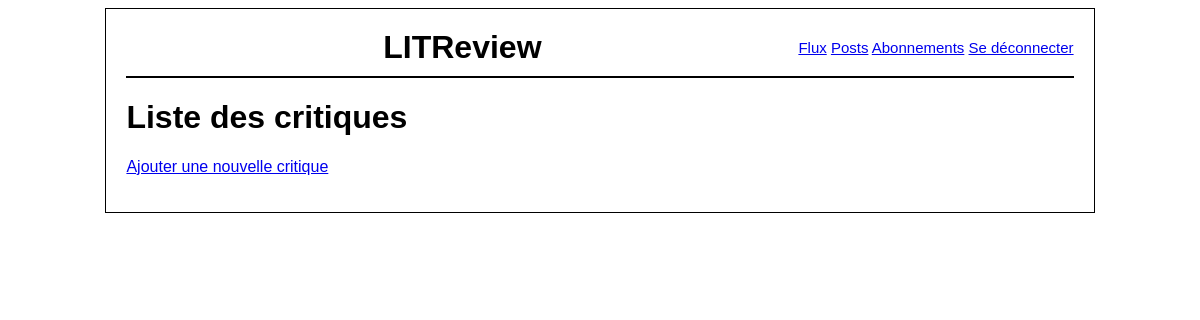
/review/, run on an earlier commit of the app's database.
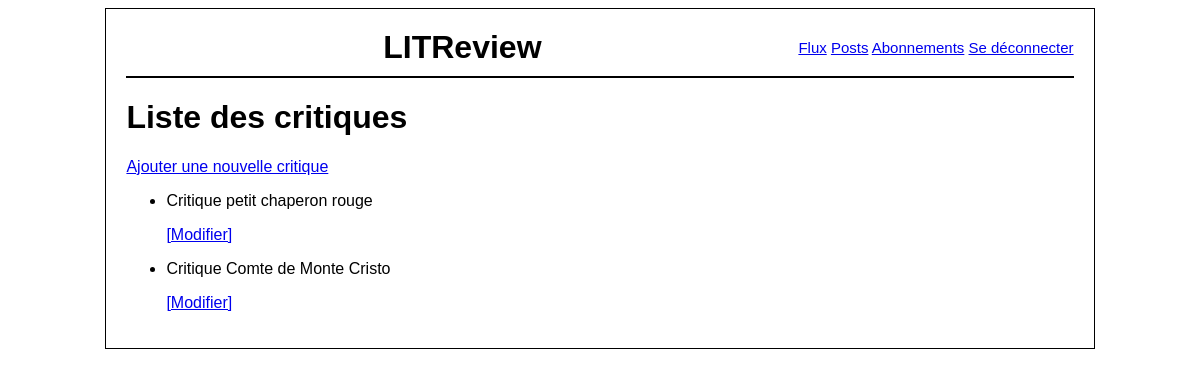
And on a later commit of the database.
### review/models.py (models this page shows, shortened)
class Review(models.Model):
    ticket = models.ForeignKey(to=Ticket, on_delete=models.CASCADE)
    rating = models.PositiveSmallIntegerField(
        validators=[MinValueValidator(0), MaxValueValidator(5)])
    headline = models.CharField(max_length=128)
    body = models.TextField(max_length=8192, blank=True)
    user = models.ForeignKey(
        to=settings.AUTH_USER_MODEL, on_delete=models.CASCADE, null=True)
    time_created = models.DateTimeField(auto_now_add=True)
    contributors = models.ManyToManyField(
        settings.AUTH_USER_MODEL,
        through='ReviewContributor',
        related_name='contributions')

### review/views.py (the view)
# urls.py: path('review/', review.views.review_list, name='review_list'),
def review_list(request):
    review = Review.objects.all()
    return render(request, 'review/review_list.html',
                  {'reviews':review})

### review/templates/review/review_list.html
{% extends 'base.html' %}
{% block content %}
<h1>Liste des critiques</h1>
<a href="{% url 'review_create' %}">Ajouter une nouvelle critique</a>
<ul>
    {% for review in reviews %}
    <li>
        <p>{{ review.headline }}</p>
        <a href="{% url 'review_update' review.id %}">[Modifier]</a>
    </li>
    {% endfor %}
</ul>
{% endblock %}

What changed in the data, as far as the page shows it:
added Review: headline "Critique petit chaperon rouge"
added Review: headline "Critique Comte de Monte Cristo"
